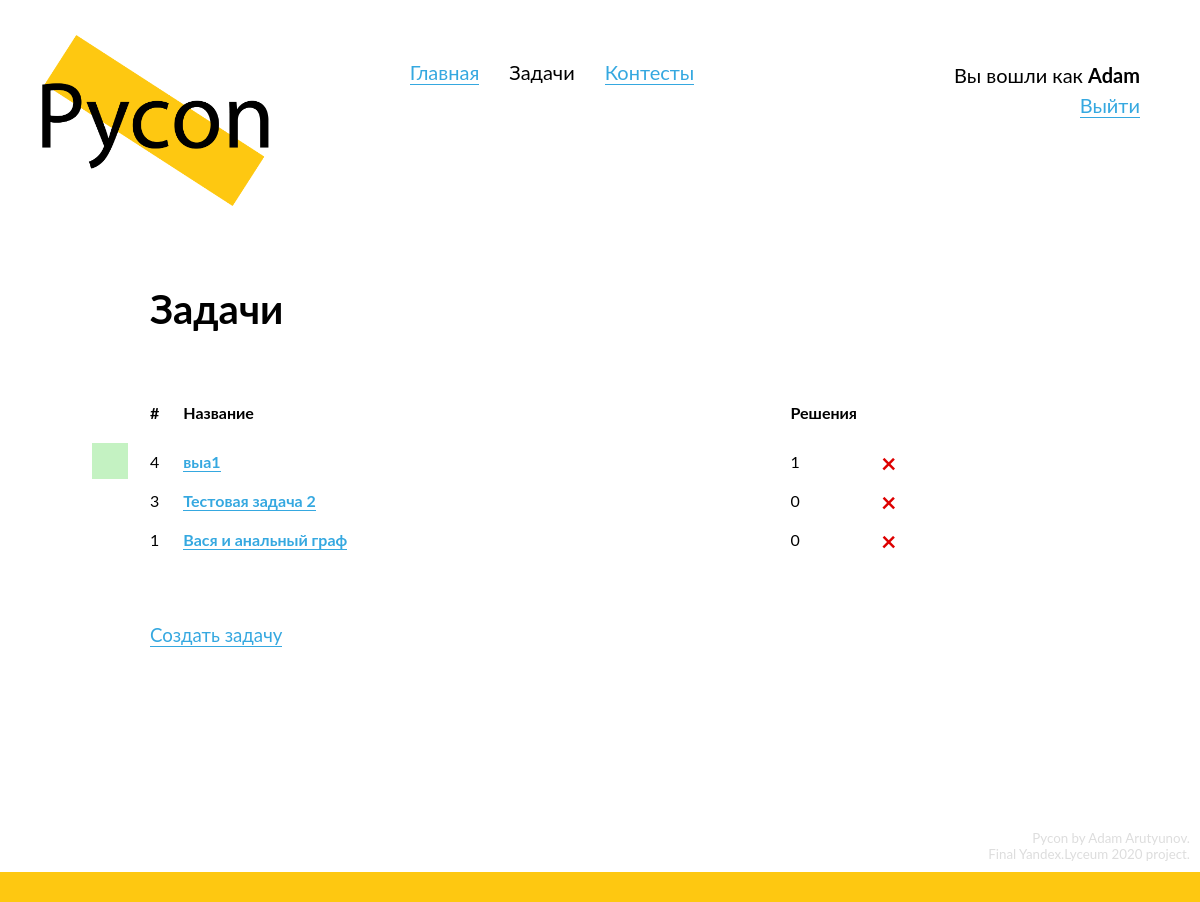
Page /problems (signed in) on the committed database.
### data/models/user.py (models this page shows, shortened)
class User(SqlAlchemyBase, UserMixin, SerializerMixin):
    __tablename__ = 'users'
    id = Column(Integer, primary_key=True, autoincrement=True)
    login = Column(String, nullable=True)
    email = Column(String, index=True, unique=True, nullable=False)
    hashed_password = Column(String, nullable=True)
    role = Column(Integer, default=0)
    submissions = orm.relation("Submission", back_populates='submitter')
    problems = orm.relation('UserToProblem', back_populates='user')
    contests = orm.relation('UserToContest', back_populates='user')
    def is_admin(self):
        if self.role == 1:
            return True
        return False
    @property
    def solved_problems(self):
        return list(map(lambda x: x.problem, filter(lambda x: x.solved, self.problems)))
    @property
    def unsolved_problems(self):
        return list(map(lambda x: x.problem, filter(lambda x: not x.solved, self.problems)))

### data/models/problem.py (models this page shows, shortened)
class Problem(SqlAlchemyBase, SerializerMixin):
    __tablename__ = 'problems'
    id = Column(Integer, primary_key=True, autoincrement=True)
    name = Column(String, nullable=True)
    situation = Column(String, nullable=False)
    input_data = Column(String, nullable=True)
    output_data = Column(String, nullable=True)
    tests = orm.relation("Test", back_populates='problem')
    time_limit = Column(Integer, nullable=True)
    memory_limit = Column(Integer, nullable=True)
    @property
    def users_solved(self):
        return list(map(lambda x: x.user, filter(lambda x: x.solved, self.users)))

### Pycon.py (the view)
@app.route('/problems')
def problems():
    session = db_session.create_session()
    problems = session.query(Problem).order_by(Problem.id.desc()).all()
    return render_template('problems.html', title="Задачи",
                           problems=problems)

### Pycon.py (called while the page is built)
@login_manager.user_loader
def load_user(user_id):
    session = db_session.create_session()
    return session.query(User).get(user_id)

### data/db_session.py (called while the page is built)
def create_session() -> Session:
    global __scoped_session
    return __scoped_session

### templates/problems.html (shortened to what this page needs)
{% extends "base.html" %}
{% block content %}
  <div class="content-header">
    <h2>
      Задачи
    </h2>
  </div>
  <div class="content-block">
    {% if problems %}
      <table class="submissions-table">
        <tr>
          <th class="id-td">
            <span>
              #
            </span>
          </th>
          <th class="problemname-td">
            <span>
              Название
            </span>
          </th>
          <th class="solutions-td">
            <span>
              Решения
            </span>
          </th>
        </tr>
        {% for problem in problems %}
          <tr>
              <td class="id-td">
              {% if problem in current_user.solved_problems %}
                <div class="problem-status solved-problem-div">
              {% elif problem in current_user.unsolved_problems %}
                <div class="problem-status unsolved-problem-div">
              {% endif %}
              </div>
              {{ problem.id }}
            </td>
            <td class="problemname-td">
              <a href="/problems/{{ problem.id }}">{{ problem.name }}</a>
            </td>
            <td class="solutions-td">
              {{ problem.users_solved|length }}
            </td>
            {% if current_user.is_authenticated and current_user.is_admin() %}
              <td class="id-td">
                <a class="alert-danger delete-button" href="/problems/{{ problem.id }}/delete">
                  ×
                </a>
              </td>
            {% endif %}
          </tr>
        {% endfor %}
    {% endif %}
  {% if current_user.is_authenticated and current_user.is_admin() %}
    <div class="normal-block" id="admin-features">
      <a href="/problems/create" class="list">
        Создать задачу
      </a>
    </div>
  {% endif %}
{% endblock %}

### templates/base.html (shortened to what this page needs)
<!doctype html>
<html lang="en">
  <head>
      <link rel="stylesheet" type="text/css" href="/static/css/style.css">
      <link href="/static/css/codemirror.css" rel="stylesheet">
  </head>
<body>
  <header>
      <a href="/" style="border: none;">
        <div id="logo">
          <img src="/static/img/logo.png">
        </div>
      </a>
      <div id="header-links">
      </div>
      <div id="login-block">
        {% if current_user.is_authenticated %}
          Вы вошли как <b>{{ current_user.login }}</b><br>
        {% else %}
          <script>
            document.write(`<a href="/login?next=${path}">Войти</a><br>`)
          </script>
          <a href="/register">Зарегистрироваться</a>
        {% endif %}
      </div>
  </header>
  <main role="main" id="main">
      {% block content %}{% endblock %}
  </main>
  <footer>
    <div id="credits">
      Pycon by Adam Arutyunov.<br>
      Final Yandex.Lyceum 2020 project.<br>
    </div>
    <div id="footer-div"></div>
  </footer>
</body>
</html>

### static/css/style.css (style rules this page uses)
* { margin: 0; padding: 0; position: relative; }
html { height: 100%; }
:root { --primary-color: #FEC811; --light-grey: #D0D0D0; --very-light-grey: #ECECEC; }
body { position: relative; font-family: "Lato"; font-size: 14pt; min-height: 100%; }
img { width: 100%; }
footer { position: absolute; bottom: 0; width: 100%; }
a { text-decoration: none; color: #35A8E0; border-bottom: 1px solid #35A8E0; }
a.alert-danger { border-color: #DD0000; }
a.list { margin: 5px 0; display: inline-block; }
h2 { font-size: 30pt; margin-bottom: 50px; }
td, th { position: relative; vertical-align: top; border: none; }
th { padding-bottom: 10px; text-align: left; font-weight: bold; }
table { border: none; border-spacing: 2vw 20px; margin-left: -2vw; width: 100%; font-size: 12pt; }
table a { font-weight: bold; }
.content-block { margin-top: 25px; margin-bottom: 50px; }
.content-header { margin-bottom: 50px; }
.alert-danger { color: #DD0000; }
.normal-block { margin: 50px 0; }
.id-td { width: 1px; overflow: visible; }
.solutions-td { width: 1px; }
.delete-button { border: none; position: absolute; top: -5px; font-size: 20pt; }
.problem-status { position: absolute; z-index: -1; width: 36px; height: 36px; left: -58px; top: -9px; }
.solved-problem-div { background-color: #C4F2C2; }
#login-block { display: inline-block; vertical-align: top; margin-top: 60px; float: right; margin-right: 60px; text-align: right; font-size: 15pt; line-height: 1.5; }
#footer-div { height: 30px; background-color: var(--primary-color); }
#credits { font-size: 10pt; color: #DDD; margin: 10px; text-align: right; }
#logo { width: 20%; margin-left: 35px; margin-top: 35px; display: inline-block; }
#main { margin-top: 75px; margin-left: 150px; width: 65%; min-width: 600px; padding-bottom: 200px; }
#header-links { display: inline-block; margin-left: 130px; margin-top: 60px; vertical-align: top; font-size: 15pt; }

### rows in the picture
User: login "Adam"
Problem: id "4", name "выа1", users_solved|length "1"
Problem: id "3", name "Тестовая задача 2", users_solved|length "0"
Problem: id "1", name "Вася и анальный граф", users_solved|length "0"
